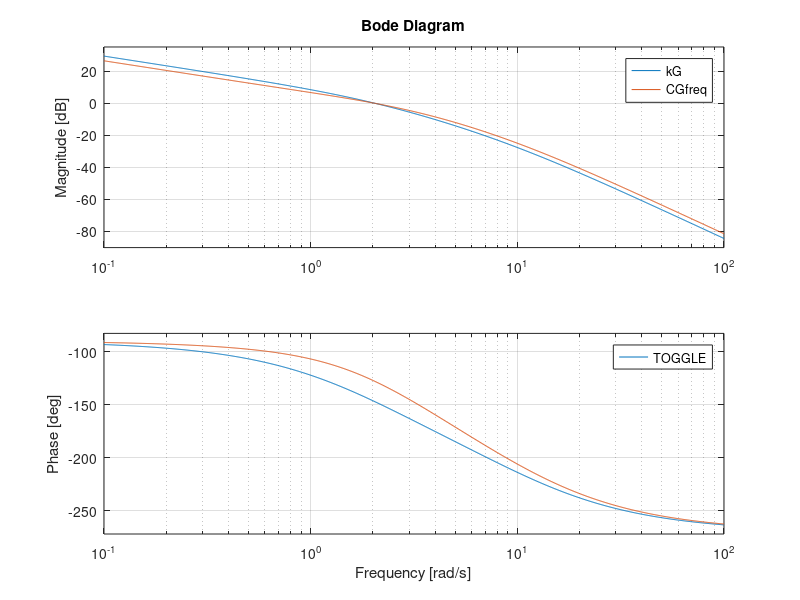
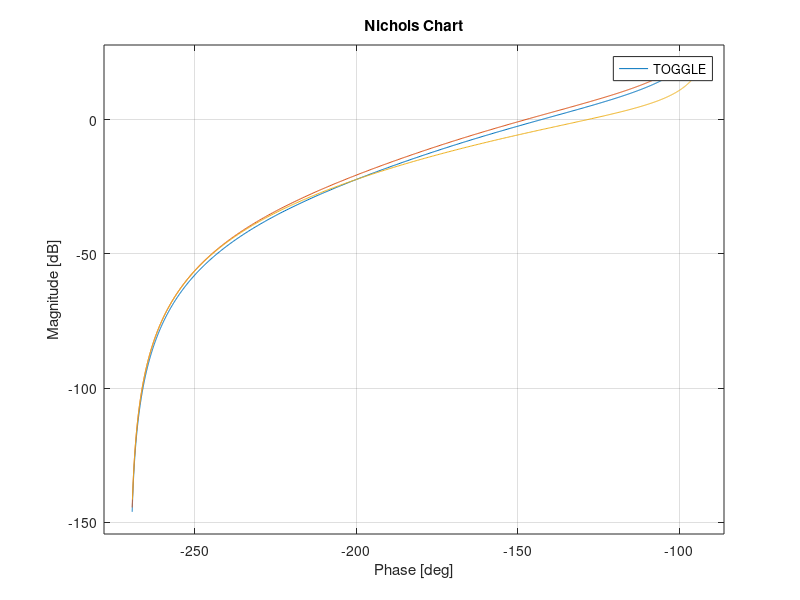

Source code (MATLAB) for these figures, in order: (Note: this script raises an error after producing the figures.)
%%close all
%clear all
%clc
G=zpk([],[0 -2 -10],[50])
Mp=.15; 
Tr=1.2; 

xi=-log(Mp)/sqrt(pi^2+[log(Mp)]^2)
wn  = (pi-acos(xi))/Tr/sqrt(1-xi^2)

PMd = 100*xi
wc = wn

[m, p] = bode(G,[wc])
k = 1/m;
kG = series(k, G); margin(kG)

PMa = 180+p
Av = PMd-PMa %Av = PMd-180-p

alfa = (1-sind(Av))/(1+sind(Av))
Cfreq=zpk([-sqrt(alfa)*wc],[-wc/sqrt(alfa)],[1/m/sqrt(alfa)])

CGfreq = series(Cfreq,G); margin(G*Cfreq)

bode(kG, CGfreq); legend TOGGLE
figure; nichols(G, kG, CGfreq); grid on;  legend TOGGLE

%Plano-s
q = -xi*wn + j*wn*sqrt(1-xi^2)
PGq = (-phase(q+2)-phase(q+10)-phase(q))/pi*180

Phi = -PGq-180

ar = -real(q)
br = -real(q) + imag(q)/tand(270+PGq)

aer = -real(q) -imag(q)*tand((-PGq-180)/2)
ber = -real(q) +imag(q)*tand((-PGq-180)/2)

(phase(q+ar)-phase(q+br))/pi*180
(phase(q+aer)-phase(q+ber))/pi*180


kr = (abs(q+2)*abs(q+10)*abs(q)*abs(q+br))/(50*abs(q+ar))
ker = (abs(q+2)*abs(q+10)*abs(q))/(50)

Cr = zpk([-ar],[-br],[kr])
Cer = zpk([-aer],[-ber],[ker])

CrG = series(Cr, G)
CerG = series(Cer, G)

rlocus(CrG, CerG); legend TOGGLE

Td=tf([wn^2],[1 2*xi*wn wn^2])
Tfreq=feedback(CGfreq, 1)
Tr=feedback(CrG, 1)
Ter=feedback(CerG, 1)

damp(Td)
damp(Tr)
damp(Ter)

step(Td, Tfreq, Tr, Ter); legend TOGGLE


stepinfo(Td,'RiseTimeLimits',[0,1])
stepinfo(Tfreq,'RiseTimeLimits',[0,1])
stepinfo(Tr,'RiseTimeLimits',[0,1])
stepinfo(Ter,'RiseTimeLimits',[0,1])

Tfreq1=feedback(.9*CGfreq, 1)
Tr1=feedback(1.1*CrG, 1)
Ter1=feedback(1.1*CerG, 1)
step(Td, Tfreq1, Tr1, Ter1); legend TOGGLE

Tfreq2=feedback(.8*CGfreq, 1)
Tr2=feedback(1.2*CrG, 1)
Ter2=feedback(1.2*CerG, 1)
step(Td, Tfreq2, Tr2, Ter2); legend TOGGLE

Tr3=feedback(1.3*CrG, 1)
Ter3=feedback(1.3*CerG, 1)
step(Td, Tr3, Ter3); legend TOGGLE

Tr4=feedback(1.24*CrG, 1)
Ter4=feedback(1.32*CerG, 1)
step(Td, Tr4, Ter4); legend TOGGLE

stepinfo(Tfreq2,'RiseTimeLimits',[0,1])
stepinfo(Tr4,'RiseTimeLimits',[0,1])
stepinfo(Ter4,'RiseTimeLimits',[0,1])

CTf = feedback(.8*Cfreq,G)
CTr = feedback(1.24*Cr,G)
CTer = feedback(1.32*Cer,G)

step(CTf, CTr, CTer); legend TOGGLE
